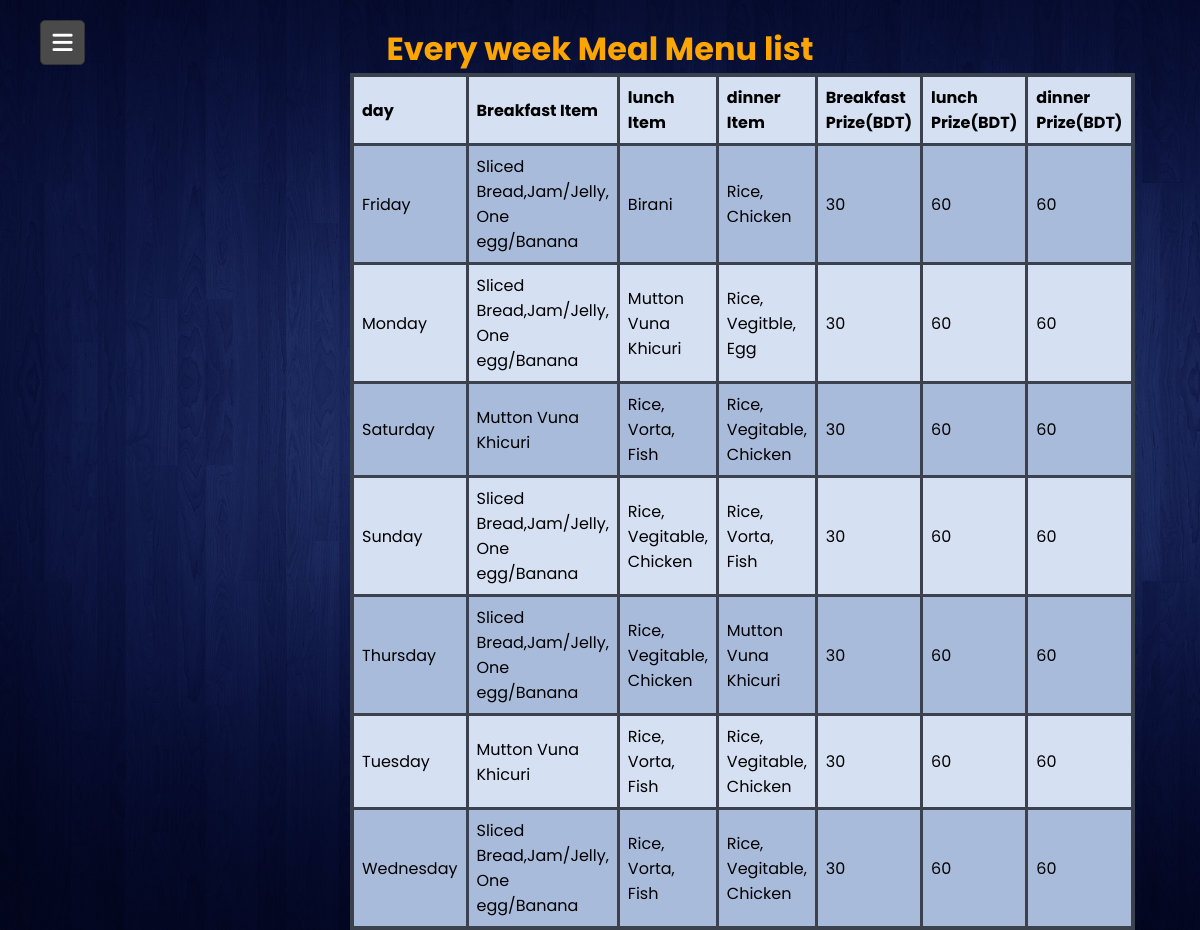
The app's page /pages/student/meal_menu.php (signed in) with its own data.
### tables this page shows
CREATE TABLE `menu` (
  `day` varchar(255) NOT NULL,
  `breakfast_item` varchar(255) NOT NULL,
  `lunch_item` varchar(255) NOT NULL,
  `dinner_item` varchar(255) NOT NULL,
  `breakfast_p` varchar(255) NOT NULL,
  `lunch_p` varchar(255) NOT NULL,
  `dinner_p` varchar(255) NOT NULL
);

### pages/student/meal_menu.php (the view, shortened to what this page needs)
<?php
include "../../db/db.php";
?>
<!DOCTYPE html>
<html lang="en" dir="ltr">
<head>
</head>
<body>
  <div class="background">
    <div>
      <?php include "std_nav.php" ?>
    </div>
    <div class="output">
      <br>
      <h1 style="color:orange">Every week Meal Menu list</h1>
      <?php
          $sql = "SELECT * FROM menu";
          $result = mysqli_query($db, $sql);
          echo "<table border='3'>
          <tr>
          <th>day</th>
          <th>Breakfast Item</th>
          <th>lunch Item</th>
          <th>dinner Item</th>
          <th>Breakfast Prize(BDT)</th>
          <th>lunch Prize(BDT)</th>
          <th>dinner Prize(BDT)</th>
          </tr>";
          while($row = mysqli_fetch_array($result)){
          echo "<tr>";
          echo "<td>"  . $row['day'] . "</td>";
          echo "<td>" . $row['breakfast_item'] . "</td>";
          echo "<td>" . $row['lunch_item'] . "</td>";
          echo "<td>" . $row['dinner_item'] . "</td>";
          echo "<td>" . $row['breakfast_p'] . "</td>";
          echo "<td>" . $row['lunch_p'] . "</td>";
          echo "<td>" . $row['dinner_p'] . "</td>";
          echo "</tr>";
          }
          echo "</table>";
      ?>
    </div>
  </div>
</body>
</html>

### pages/student/meal_menu.php (style rules this page uses)
.output { margin-left: 350px; }
h1 { text-align: center; margin-left: -350px; }
table { border-collapse: collapse; border-spacing: 0; width: 80%; border: 4px solid #3c424d; }
th, td { text-align: left; padding: 8px; border: 3px solid #3c424d; }
tr:nth-child(even) { background-color: #a9bbdb }
tr:nth-child(odd) { background-color: #d5e0f2 }

### pages/student/std_nav.php (style rules this page uses)
* { margin: 0; padding: 0; box-sizing: border-box; font-family: 'Poppins', sans-serif; }
body { background: url("../../img/home.jpg"); background-size: cover; background-repeat: repeat; }

### records on screen
menu: day "Friday", breakfast_item "Sliced Bread,Jam/Jelly, One egg/Banana", lunch_item "Birani", dinner_item "Rice, Chicken", breakfast_p "30", lunch_p "60", dinner_p "60"
menu: day "Monday", breakfast_item "Sliced Bread,Jam/Jelly, One egg/Banana", lunch_item "Mutton Vuna Khicuri", dinner_item "Rice, Vegitble, Egg", breakfast_p "30", lunch_p "60", dinner_p "60"
menu: day "Saturday", breakfast_item "Mutton Vuna Khicuri", lunch_item "Rice, Vorta, Fish", dinner_item "Rice, Vegitable, Chicken", breakfast_p "30", lunch_p "60", dinner_p "60"
menu: day "Sunday", breakfast_item "Sliced Bread,Jam/Jelly, One egg/Banana", lunch_item "Rice, Vegitable, Chicken", dinner_item "Rice, Vorta, Fish", breakfast_p "30", lunch_p "60", dinner_p "60"
menu: day "Thursday", breakfast_item "Sliced Bread,Jam/Jelly, One egg/Banana", lunch_item "Rice, Vegitable, Chicken", dinner_item "Mutton Vuna Khicuri", breakfast_p "30", lunch_p "60", dinner_p "60"
menu: day "Tuesday", breakfast_item "Mutton Vuna Khicuri", lunch_item "Rice, Vorta, Fish", dinner_item "Rice, Vegitable, Chicken", breakfast_p "30", lunch_p "60", dinner_p "60"
menu: day "Wednesday", breakfast_item "Sliced Bread,Jam/Jelly, One egg/Banana", lunch_item "Rice, Vorta, Fish", dinner_item "Rice, Vegitable, Chicken", breakfast_p "30", lunch_p "60", dinner_p "60"
